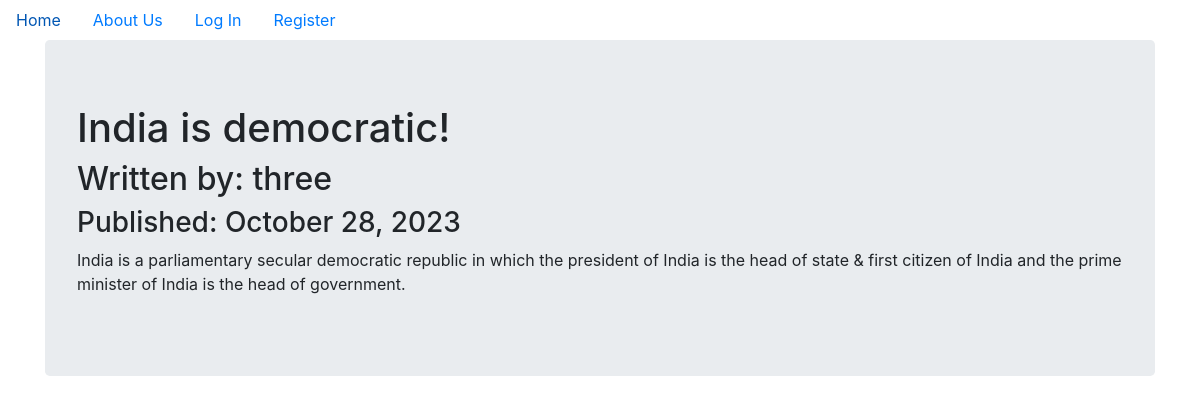
The page /1 on the database its author committed.
### blogsitepost/models.py (models this page shows, shortened)
class BlogPost(db.Model):
    users = db.relationship(User)
    id = db.Column(db.Integer, primary_key=True)
    user_id = db.Column(db.Integer, db.ForeignKey('users.id'), nullable=False)
    date = db.Column(db.DateTime, nullable=False, default=datetime.utcnow)
    title = db.Column(db.String(140), nullable=False)
    text = db.Column(db.Text, nullable=False)

class User(db.Model, UserMixin):
    __tablename__ = 'users'
    id = db.Column(db.Integer, primary_key=True)
    profile_image = db.Column(db.String(20), nullable=False, default='default_profile.png')
    email = db.Column(db.String(64), unique=True, index=True)
    username = db.Column(db.String(64), unique=True, index=True)
    password_hash = db.Column(db.String(128))
    posts = db.relationship('BlogPost', backref='author', lazy=True)

### blogsitepost/users/views.py (the view)
@users.route('/<username>')
def user_posts(username):
    page = request.args.get('page',1,type=int)
    user = User.query.filter_by(username=username).first_or_404()
    blog_posts = BlogPost.query.filter_by(author=user).order_by(BlogPost.date.desc()).paginate(page=page,per_page=5)
    return render_template('user_blog_posts.html',blog_posts=blog_posts,user=user)

### blogsitepost/blog_posts/views.py (called while the page is built)
@blog_posts.route('/<int:blog_post_id>')
def blog_post(blog_post_id):
    blog_posts = BlogPost.query.get_or_404(blog_post_id)
    return render_template('blog_post.html',
                           title=blog_posts.title,
                           date=blog_posts.date,
                           post=blog_posts)

### blogsitepost/templates/blog_post.html (shortened to what this page needs)
{% extends "base.html" %}
{% block content %}
<div class="jumbotron">
  <h1>{{ post.title }}</h1>
  <h2>Written by: {{post.author.username}}</h2>
  <h3>Published: {{ post.date.strftime('%B %d, %Y') }}</h3>
  <p>{{post.text}}</p>
</div>
{% endblock content %}

### rows shown on the page
BlogPost: title "India is democratic!", date "October 28, 2023", text "India is a parliamentary secular democratic republic in which the president of India is the head of state & first citizen of India and the prime minister of India is the head of government."
User: author.username "three"
